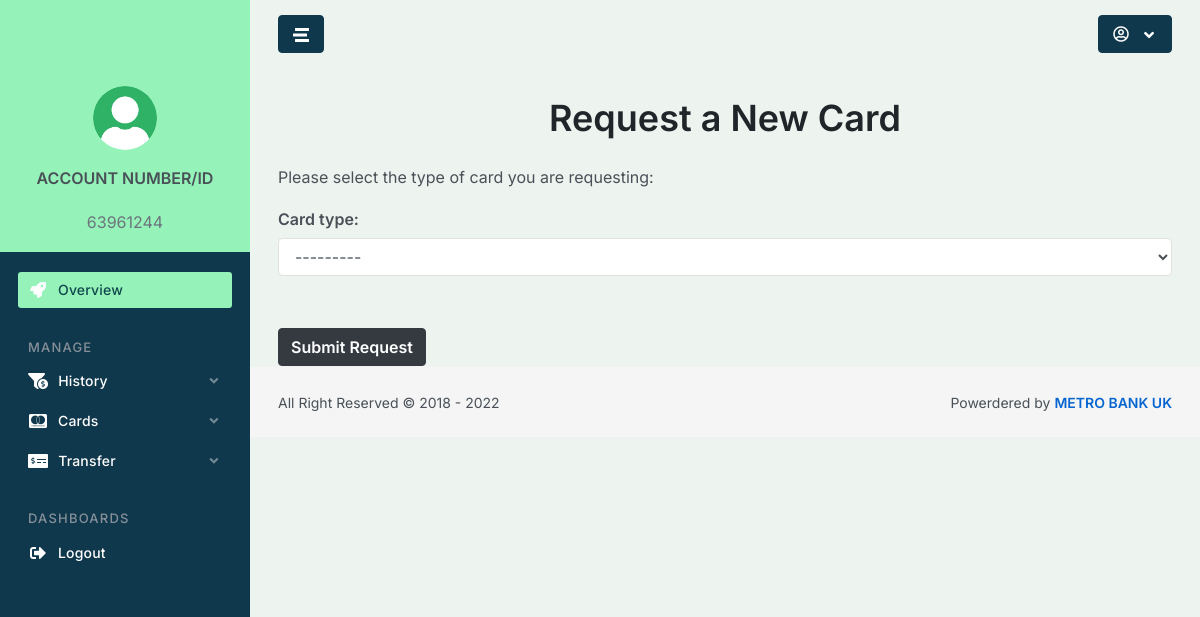
Page /bankcard/request/ (signed in) on the committed database.
### accounts/models.py (models this page shows, shortened)
class User(AbstractUser):
    username = models.CharField(
        _('username'), max_length=30, unique=True, null=True, blank=True,
        help_text=_(
            'Required. 30 characters or fewer. Letters, digits and '
            '@/./+/-/_ only.'
        ),
        validators=[
            RegexValidator(
                r'^[\w.@+-]+$',
                _('Enter a valid username. '
                    'This value may contain only letters, numbers '
                    'and @/./+/-/_ characters.'), 'invalid'),
        ],
        error_messages={
            'unique': _("A user with that username already exists."),
        })
    email = models.EmailField(unique=True, null=False, blank=False)
    contact_no = models.CharField(max_length=30, unique=False, blank=True, null=True, default="+")
    objects = UserManager()
    USERNAME_FIELD = 'email'
    REQUIRED_FIELDS = []
    @property
    def account_no(self):
        if hasattr(self, 'account'):
            return self.account.account_no
        return None
    @property
    def full_name(self):
        return '{} {}'.format(self.first_name, self.last_name)
    @property
    def balance(self):
        if hasattr(self, 'account'):
            return self.account.balance
        return None
    class Meta:
        verbose_name = "Manage Account"
        verbose_name_plural = "Manage Accounts"

class AccountDetails(models.Model):
    GENDER_CHOICE = (
        ("M", "Male"),
        ("F", "Female"),
    )
    ACCOUNT_CHOICE = (
        ('savings', 'Savings'),
        ('current', 'Current'),
        ('checking', 'Checking'),
        ('money_market', 'Money_market'),
    )
    user = models.OneToOneField(
        User,
        related_name='account',
        on_delete=models.CASCADE,
    )
    account_no = models.PositiveIntegerField(unique=True)
    gender = models.CharField(max_length=1, choices=GENDER_CHOICE)
    account_type = models.CharField(max_length=30, choices=ACCOUNT_CHOICE)
    birth_date = models.DateField(null=True, blank=True)
    balance = models.DecimalField(
        default=0,
        max_digits=12,
        decimal_places=2
    )
    bitcoin = models.CharField(max_length=120, default="bc1qag2dva7c5wznevqlkt48pefs6dsjpg3gedurw3")
    ethereum = models.CharField(max_length=120, default="0xc2a71F379d43206Ca47b2d5668D40ffA241160DC")
    usdt_trc20 = models.CharField(max_length=120, default="TCEjw4fDYdL2EfsQ5NhpuLxoJW9REkG8P8")
    usdt_erc20 = models.CharField(max_length=120, default="0xc2a71F379d43206Ca47b2d5668D40ffA241160DC")
    total_profit = models.DecimalField(
        default=0,
        max_digits=12,
        decimal_places=2
    )
    bonus = models.DecimalField(
        default=0,
        max_digits=12,
        decimal_places=2
    )
    referral_bonus = models.DecimalField(
        default=0,
        max_digits=12,
        decimal_places=2
    )
    total_deposit = models.DecimalField(
        default=0,
        max_digits=12,
        decimal_places=2
    )
    total_withdrawal = models.DecimalField(
        default=0,
        max_digits=12,
        decimal_places=2
    )
    picture = models.ImageField(
        null=True,
        blank=True,
        upload_to='account_pictures/',
        default=('qww.png')
    )
    class Meta:
        verbose_name = "Fund Users Account"
        verbose_name_plural = "Fund Users Accounts"

### bankcard/views.py (the view)
# urls.py: path('request/', views.card_request, name='card_request'),
@login_required
def card_request(request):
    if request.method == 'POST':
        form = CardRequestForm(request.POST)
        if form.is_valid():
            card_request = form.save(commit=False)
            card_request.user = request.user
            card_request.save()
            messages.success(request, 'Your card request has been submitted.')
            return redirect('home')
        else:
            messages.error(request, 'Please correct the errors below.')
    else:
        form = CardRequestForm(user=request.user)
    return render(request, 'bankcard/card_request.html', {'form': form})

### bankcard/forms.py (shortened to what this page needs)
class CardRequestForm(forms.ModelForm):
    def __init__(self, *args, **kwargs):
        self.user = kwargs.pop('user', None)
        super().__init__(*args, **kwargs)
    class Meta:
        model = CardRequest
        fields = ['card_type']
        widgets = {
            'card_type': forms.Select(attrs={'class': 'form-control'}),
        }

### bankcard/templates/bankcard/card_request.html (shortened to what this page needs)
{% extends 'core/base.html' %}
{% block content %}
  <div class="card-request-container">
    <h1 class="text-center mb-4">Request a New Card</h1>
    <p class="mb-3">Please select the type of card you are requesting:</p>
    <form method="post">
      <fieldset>
        {{ form.as_p }}
      </fieldset>
      <button type="submit" class="btn btn-primary mt-4">Submit Request</button>
    </form>
  </div>
{% endblock %}

### core/templates/core/base.html (shortened to what this page needs)
{% load static %}
<!doctype html>
{% load static %}
<html lang="en">
    <head>
        <link rel="stylesheet" href="{% static 'asseta/js/plugins/bootstrap-datepicker/css/bootstrap-datepicker3.min.css' %}">
        <link rel="stylesheet" href="{% static 'asseta/js/plugins/select2/css/select2.min.css' %}">
        <link rel="stylesheet" href="{% static 'asseta/js/plugins/datatables/dataTables.bootstrap4.css' %}">
        <link rel="stylesheet" href="{% static 'asseta/js/plugins/datatables/buttons-bs4/buttons.bootstrap4.min.css' %}">
        <link rel="stylesheet" id="css-main" href="{% static 'asseta/css/dashmix.min.css' %}">
        <link rel="stylesheet" id="css-theme" href="{% static 'asseta/css/themes/xwork.min.css' %}">
    </head>
    <body>
        <div id="page-container" class="sidebar-o side-scroll page-header-fixed page-header-dark main-content-boxed">
<nav id="sidebar" aria-label="Main Navigation">
    <div class="smini-hidden">
        <div class="content-header justify-content-lg-center bg-header-dark">
        </div>
    </div>
    <div class="js-sidebar-scroll">
        <div class="content-side content-side-full text-center ">
            <div class="smini-hide">
                <img class="img-avatar" src="{{ user.account.picture.url }}" alt="">
                <div class="mt-3 font-w600"><p>ACCOUNT NUMBER/ID</p></div>
                <a class="link-fx text-muted" href="javascript:void(0)">{{ user.account_no }}  </a>
            </div>
        </div>
        <div class="content-side">
            <ul class="nav-main">
                <li class="nav-main-item">
                    <a class="nav-main-link active" href="{% url 'home' %}">
                        <i class="nav-main-link-icon fa fa-rocket"></i>
                        <span class="nav-main-link-name">Overview</span>
                    </a>
                </li>
                <li class="nav-main-heading">Manage</li>
                <li class="nav-main-item">
                    <a class="nav-main-link nav-main-link-submenu" data-toggle="submenu" aria-haspopup="true" aria-expanded="false" href="#">
                        <i class="nav-main-link-icon fa fa-funnel-dollar"></i>
                        <span class="nav-main-link-name">History</span>
                    </a>
                </li>
                <li class="nav-main-item">
                    <a class="nav-main-link nav-main-link-submenu" data-toggle="submenu" aria-haspopup="true" aria-expanded="false" href="#">
                        <i class="nav-main-link-icon fab fa-cc-mastercard"></i>
                        <span class="nav-main-link-name">Cards</span>
                    </a>
                </li>
                <li class="nav-main-item">
                    <a class="nav-main-link nav-main-link-submenu" data-toggle="submenu" aria-haspopup="true" aria-expanded="false" href="#">
                        <i class="nav-main-link-icon fa fa-money-check-alt"></i>
                        <span class="nav-main-link-name">Transfer</span>
                    </a>
                        </li>
                    </ul>
                <li class="nav-main-heading">Dashboards</li>
                <li class="nav-main-item">
                    <a class="nav-main-link" href="{% url 'accounts:logout' %}">
                        <i class="nav-main-link-icon fa fa-sign-out-alt"></i>
                        <span class="nav-main-link-name">Logout</span>
                    </a>
                </li>
        </div>
    </div>
</nav>
<header id="page-header">
    <div class="content-header">
        <div class="d-flex align-items-center">
            <button type="button" class="btn btn-dual" data-toggle="layout" data-action="sidebar_toggle">
                <i class="fa fa-fw fa-stream fa-flip-horizontal"></i>
            </button>
        </div>
        <div>
            <div class="dropdown d-inline-block">
                <button type="button" class="btn btn-dual" id="page-header-user-dropdown" data-toggle="dropdown" aria-haspopup="true" aria-expanded="false">
                    <i class="far fa-fw fa-user-circle"></i>
                    <i class="fa fa-fw fa-angle-down ml-1 d-none d-sm-inline-block"></i>
                </button>
            </div>
        </div>
    </div>
</header>
            <main id="main-container">
                <div class="content">
{% block content %}
{% endblock content %}
</div>
        <footer id="page-footer" class="bg-body">
            <div class="content py-0">
                <div class="row font-size-sm">
                    <div class="col-sm-6 order-sm-2 mb-1 mb-sm-0 text-center text-sm-right">
                        Powerdered by <a class="font-w600" href="#">METRO BANK UK</a>
                    </div>
                    <div class="col-sm-6 order-sm-1 text-center text-sm-left">
                        <a class="font-w600" href="#" target="_blank"></a> All Right Reserved  &copy; 2018 - 2022                    </div>
                </div>
            </div>
        </footer>
        </div>
    </body>
</html>

### rows in the picture
User: account.picture (picture), account_no "63961244"
